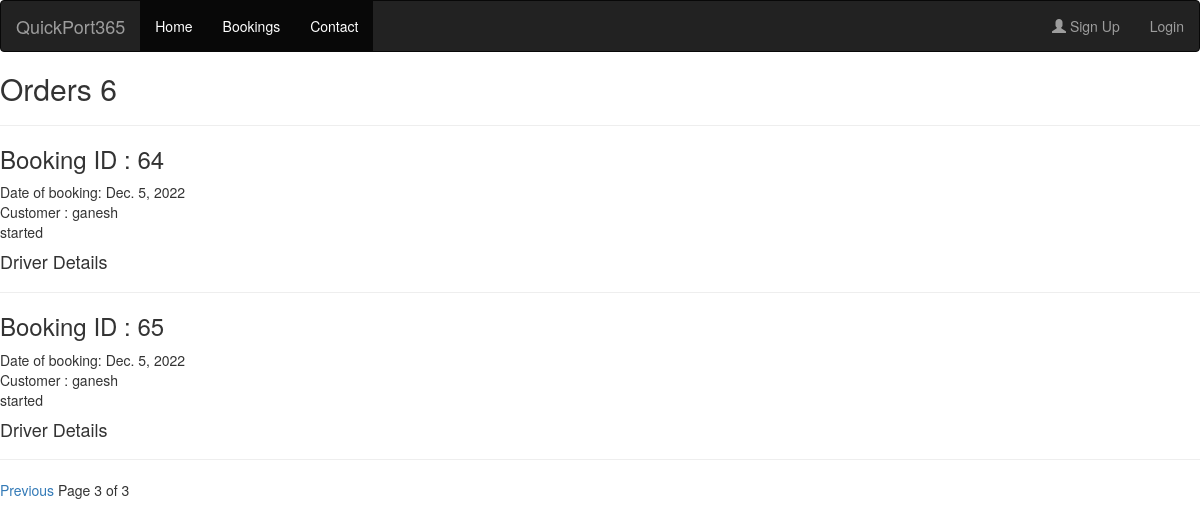
Before: /admin_dashboard?page=4 with the older database file.
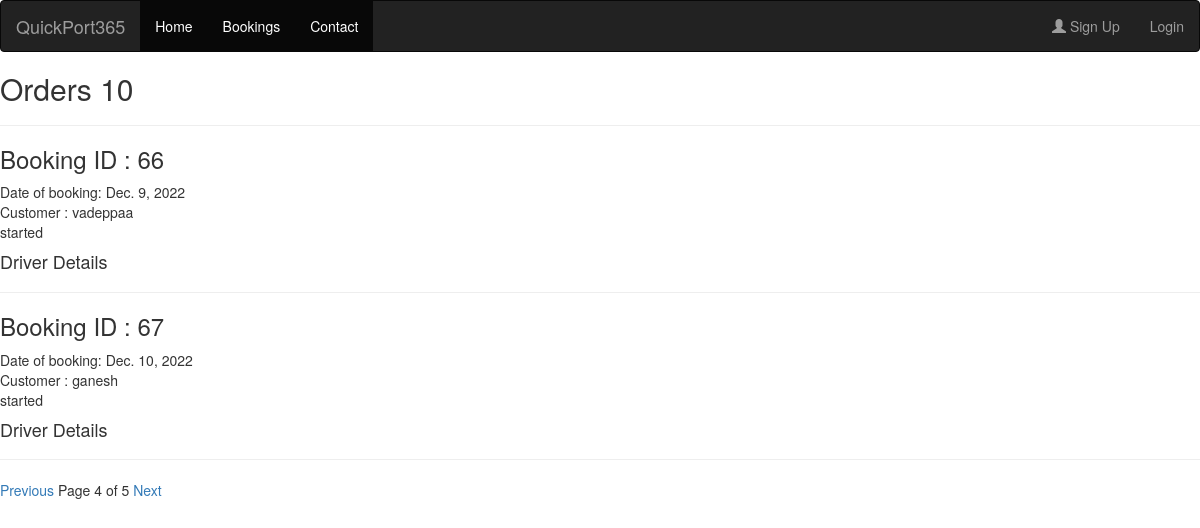
After: the same page with the newer database file.
### service/models.py (models this page shows)
class OrderDetails(models.Model):
    user = models.ForeignKey(User, on_delete=models.CASCADE, null=True, editable=False)
    origin = models.IntegerField()
    destination = models.IntegerField()
    Destination_country = models.CharField(max_length=100,null=True, editable=False)
    item_weight = models.IntegerField()
    item_name = models.CharField(max_length=200)
    services = models.CharField(max_length=200)
    date = models.DateField(null=True)
    from_whom = models.CharField(max_length=200, null=True)
    image = models.ImageField(null=True, editable=False)
    price = models.IntegerField(null=True)
    status = models.CharField(max_length=200, choices=ch, null=True)
    picked = models.BooleanField(null=True)
    driver = models.ForeignKey(Drivers, on_delete=models.SET_NULL, null=True, blank=True, editable=False)
    receiver_name = models.CharField(max_length=200, null=True)
    receiver_phone = models.CharField(max_length=200, null=True)
    aadhar_no = models.IntegerField(null=True)
    transporter = models.CharField(max_length=200, null=True)

### service/views.py (the view)
# urls.py: path('admin_dashboard', views.admin_dashboard, name='admin_dashboard'),
def admin_dashboard(request):
    orders = OrderDetails.objects.all().order_by('id')
    for order in orders:
        print(order.user)
        print(order.picked)
    driver = Drivers.objects.all()
    total_orders = len(orders)
    paginator = Paginator(orders, 2, orphans=1)
    page_number = request.GET.get('page')
    page_obj = paginator.get_page(page_number)
    return render(request, 'admin_dashboard.html', {'page_obj': page_obj, 'driver': driver, 'total': total_orders})

### templates/admin_dashboard.html (shortened to what this page needs)
{% extends 'base.html' %}
{% block content %}
<html lang="en">
<head>
</head>
<body>
<h2>Orders <span>{{total}}</span></h2><hr>
{% for record in page_obj %}
<h3>Booking ID : {{record.id}}</h3>
Date of booking: {{record.date}}<br>
Customer : {{record.user}}<br>
{{record.status}}
<h4>Driver Details </h4>
{{driver.phone_no}}<hr>
{% endfor %}
<div>
  <span>
   {% if page_obj.has_previous %}
    <a href="?page={{page_obj.previous_page_number}}">Previous</a>
   {% endif %}
    <span>Page {{ page_obj.number }} of {{ page_obj.paginator.num_pages }}</span>
   {% if page_obj.has_next %}
    <a href="?page={{page_obj.next_page_number}}">Next</a>
   {% endif %}
  </span>
 </div>
</body>
</html>
{% endblock %}

Changed rows visible on the page:
no longer on this page (row edited): OrderDetails: id "64", date "Dec. 5, 2022", user "ganesh", status "started"
no longer on this page (row unchanged): OrderDetails: id "65", date "Dec. 5, 2022", user "ganesh", status "started"
added OrderDetails: id "66", date "Dec. 9, 2022", user "vadeppaa", status "started"
added OrderDetails: id "67", date "Dec. 10, 2022", user "ganesh", status "started"
Other visible differences:
{{ total }}: "6" → "10"
{{ page_obj.number }}: "3" → "4"
{{ page_obj.paginator.num_pages }}: "3" → "5"
text now shown: "Next"
